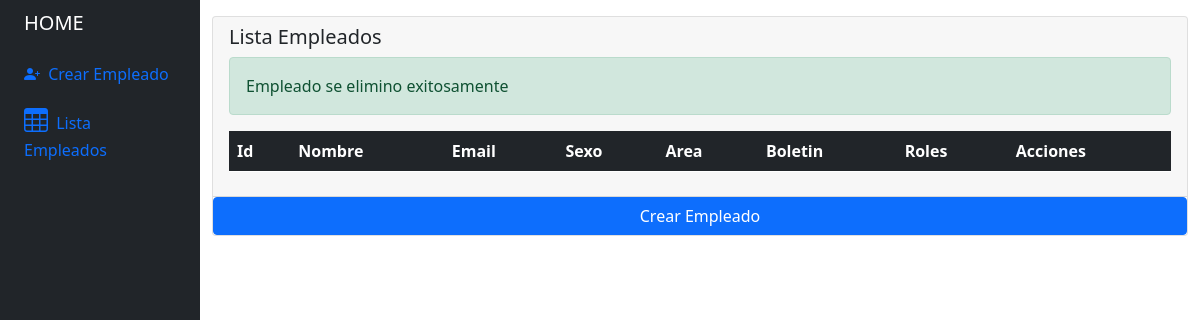
Before: /form/tabla.php?id=3 with the older database file.
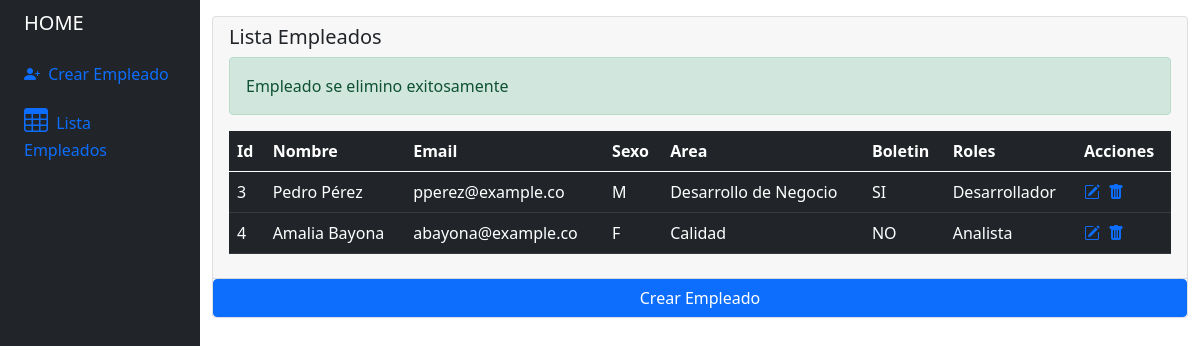
After: the same page with the newer database file.
### tables this page shows
CREATE TABLE IF NOT EXISTS `empleado` (
  `id` int(11) NOT NULL AUTO_INCREMENT,
  `nombre` varchar(255) NOT NULL,
  `email` varchar(255) NOT NULL,
  `sexo` char(1) NOT NULL,
  `area_id` int(11) NOT NULL,
  `boletin_id` int(11) DEFAULT NULL,
  `roles_id` int(11) DEFAULT NULL,
  `descripcion` text NOT NULL,
  PRIMARY KEY (`id`),
  KEY `area_id` (`area_id`)
);

CREATE TABLE IF NOT EXISTS `areas` (
  `id` int(11) NOT NULL AUTO_INCREMENT,
  `nombre` varchar(255) NOT NULL,
  PRIMARY KEY (`id`)
);

CREATE TABLE IF NOT EXISTS `boletin` (
  `id` int(11) NOT NULL AUTO_INCREMENT,
  `estado` varchar(255) NOT NULL,
  PRIMARY KEY (`id`)
);

CREATE TABLE IF NOT EXISTS `roles` (
  `id` int(11) NOT NULL AUTO_INCREMENT,
  `nombre` varchar(255) NOT NULL,
  PRIMARY KEY (`id`)
);

### form/tabla.php (the view, shortened to what this page needs)
<!DOCTYPE html>
<html lang="en">
<head>
    <link href="css/bootstrap.min.css" rel="stylesheet">
    <link rel="stylesheet" href="https://cdn.jsdelivr.net/npm/bootstrap-icons@1.9.1/font/bootstrap-icons.css">
</head>
<body>
    <?php include 'template/side_bar.php' ?>
    <div class="col py-3">
        <div class="card">
            <div class="card-header">
                <h5 class="card-title">Lista Empleados</h5>
                <?php
                include 'models/conexion.php';
                include 'controller/eliminar.php'; ?>
                <table class="table table-dark table-hover">
                    <thead>
                        <tr>
                            <th scope="col">Id</th>
                            <th scope="col">Nombre</th>
                            <th scope="col">Email</th>
                            <th scope="col">Sexo</th>
                            <th scope="col">Area</th>
                            <th scope="col">Boletin</th>
                            <th scope="col">Roles</th>
                            <th scope="col">Acciones</th>
                        </tr>
                    </thead>
                    <tbody>
                         <?php
                        include 'models/conexion.php';
                        $sql = $conexion->query
                        ("SELECT e.id, e.nombre, email, sexo, a.nombre area_nombre, b.estado, r.nombre rol_nombre FROM empleado e
                        JOIN areas a ON e.area_id = a.id
                        JOIN roles r ON e.roles_id = r.id
                        JOIN boletin b  ON e.boletin_id = b.id ");
                        while($datos = $sql->fetch_object()){ ?>
                            <tr>
                            <td><?= $datos->id ?></td>
                            <td><?= $datos->nombre ?></td>
                            <td><?= $datos->email ?></td>
                            <td><?= $datos->sexo ?></td>
                            <td><?= $datos->area_nombre ?></td>
                            <td><?= $datos->estado ?></td>
                            <td><?= $datos->rol_nombre ?></td>
                            <td>
                                <div class="row">
                                    <div class="col-md-2 col-xs-6">
                                        <a href="modificar.php?id=<?=$datos->id ?>">
                                            <i class="bi bi-pencil-square"></i>
                                        </a>
                                    </div>
                                    <div class="col-md-2 col-xs-6">
                                        <a onclick="return eliminar()" href="tabla.php?id=<?=$datos->id ?>">
                                            <i class="bi bi-trash-fill"></i>
                                        </a>
                                    </div>
                                </div>
                            </td>
                        </tr>
                        <?php } ?>
                    </tbody>
                </table>
            </div>
            <a type="button" href="index.php" class="btn btn-primary">Crear Empleado</a>
        </div>
    </div>
</body>
</html>

### form/template/side_bar.php (shortened to what this page needs)
<!doctype html>
<html lang="es">
<body>
  <div class="container-fluid">
        <div class="row flex-nowrap">
            <div class="col-auto col-md-3 col-xl-2 px-sm-2 px-0 bg-dark">
                <div class="d-flex flex-column align-items-center align-items-sm-start px-3 pt-2 text-white min-vh-100">
                    <a href="index.php"
                        class="d-flex align-items-center pb-3 mb-md-0 me-md-auto text-white text-decoration-none">
                        <span class="fs-5 d-none d-sm-inline">HOME</span>
                    </a>
                    <ul class="nav nav-pills flex-column mb-sm-auto mb-0 align-items-center align-items-sm-start"
                        id="menu">
                        <li class="nav-item">
                            <a href="index.php" class="nav-link align-middle px-0">
                                <i class="bi-4 bi-person-plus-fill"></i> <span class="ms-1 d-none d-sm-inline">Crear
                                    Empleado</span>
                            </a>
                        </li>
                        <li>
                            <a href="tabla.php" class="nav-link px-0 align-middle">
                                <i class="fs-4 bi-table"></i> <span class="ms-1 d-none d-sm-inline">Lista
                                    Empleados</span></a>
                        </li>
                </div>
            </div>
</body>

### form/controller/eliminar.php
<?php
if(!empty($_GET["id"])){
        $id=$_GET["id"];
        $sql=$conexion->query(" DELETE FROM empleado WHERE id=$id" );
        if ($sql == 1) {
            echo '<div class="alert alert-success">Empleado se elimino exitosamente </div>';
        }else {
            echo '<div class="alert alert-danger">Error al eliminar el Empleado</div>';
        }
}
?>

Changed rows visible on the page:
now on this page (row edited): empleado: id "3", nombre "Pedro Pérez", email "pperez@example.co", sexo "M", area.nombre "Desarrollo de Negocio", boletin.estado "SI", roles.nombre "Desarrollador"
now on this page (row edited): empleado: id "4", nombre "Amalia Bayona", email "abayona@example.co", sexo "F", area.nombre "Calidad", boletin.estado "NO", roles.nombre "Analista"
